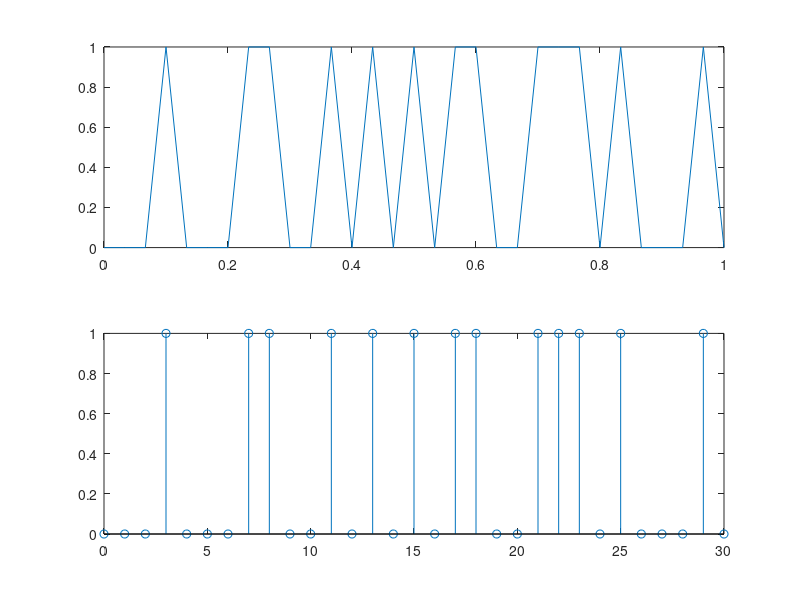

Recreate this plot in MATLAB.
Fs = 12000; %frecventa de esantionare
F =  2 / 0.005; %frecventa unui bit
t = 0:F/Fs:1; 
l = length(t);
n = 0:l-1;
s = rand(1, l) > 0.5; 
%crearea unui vector aleator uniform intre 0 si 1 de lungime l
%iar apoi prelucarea acestuia astfel incat valorile sale sa devina
%stric 0 sau 1.
%% a)
subplot(2,1,1);
plot(t, s);
%% b)
subplot(2,1,2);
stem(n, s);  